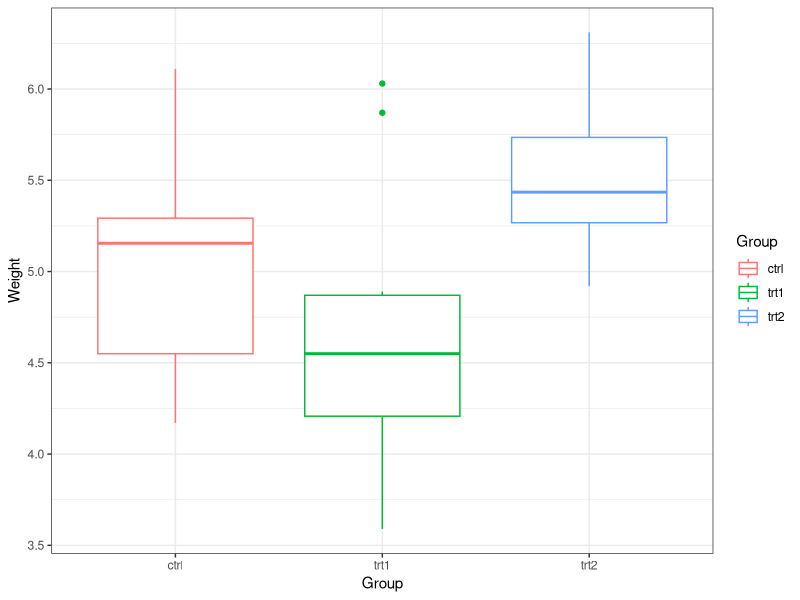

Here is the R script that generated this plot:
library(tidyverse)
library(broom)

my_data <- PlantGrowth

summary_stats <-
  my_data %>% 
  group_by(group) %>% 
  summarize(group_mean = mean(weight))


ggplot(data = my_data, aes(x = group, y = weight, color = group)) +
  geom_boxplot() +
  theme_bw() +
  labs(y = "Weight", x = "Group", color = "Group")


m1 <- lm(weight ~ group, data = my_data)
summary(m1)
m1_test <- anova(m1)

m1_tidy <- tidy(m1, conf.int = TRUE)
anova_tidy <- tidy(m1_test)

